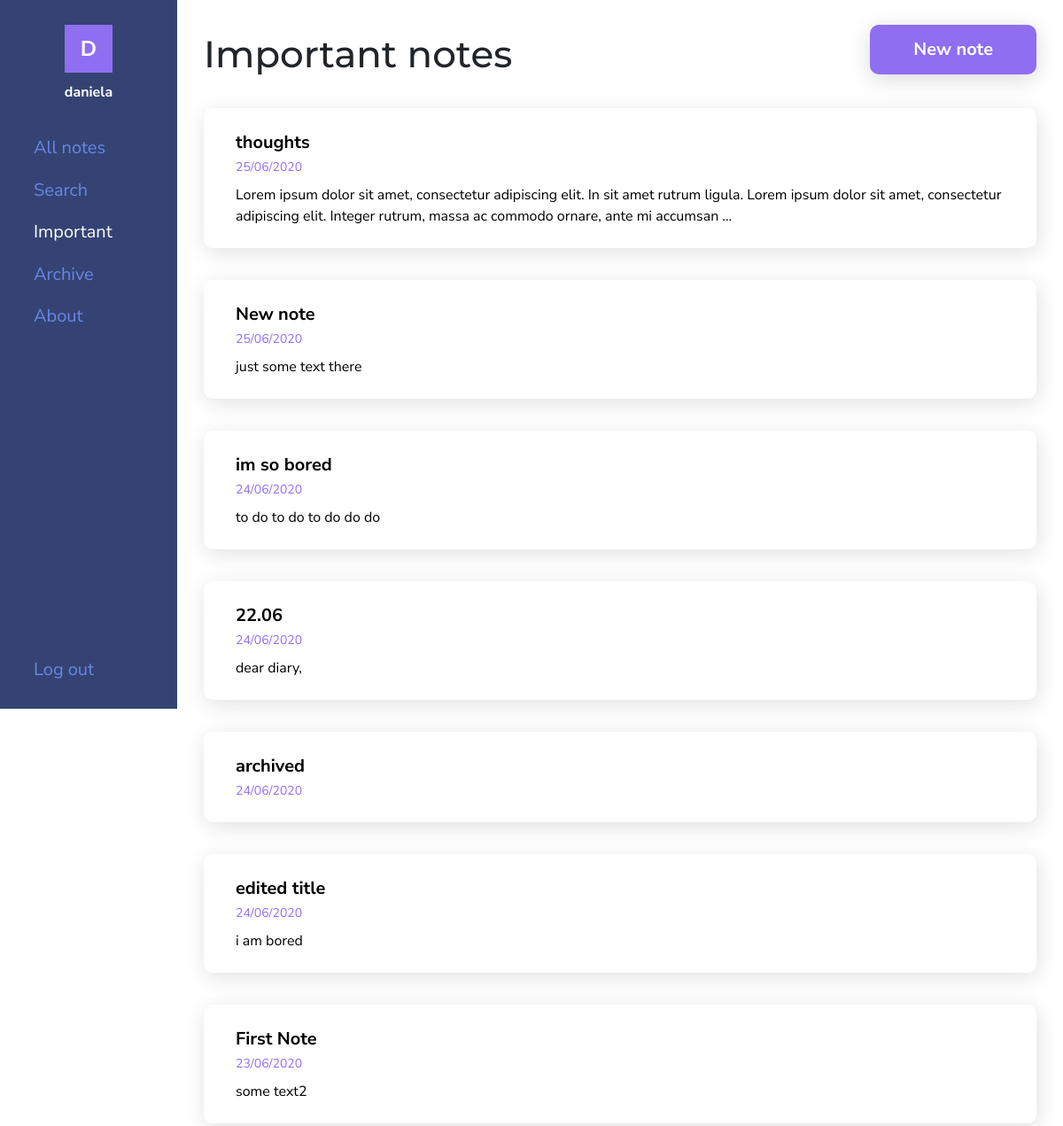
Page /important/ (signed in) on the earlier database version.
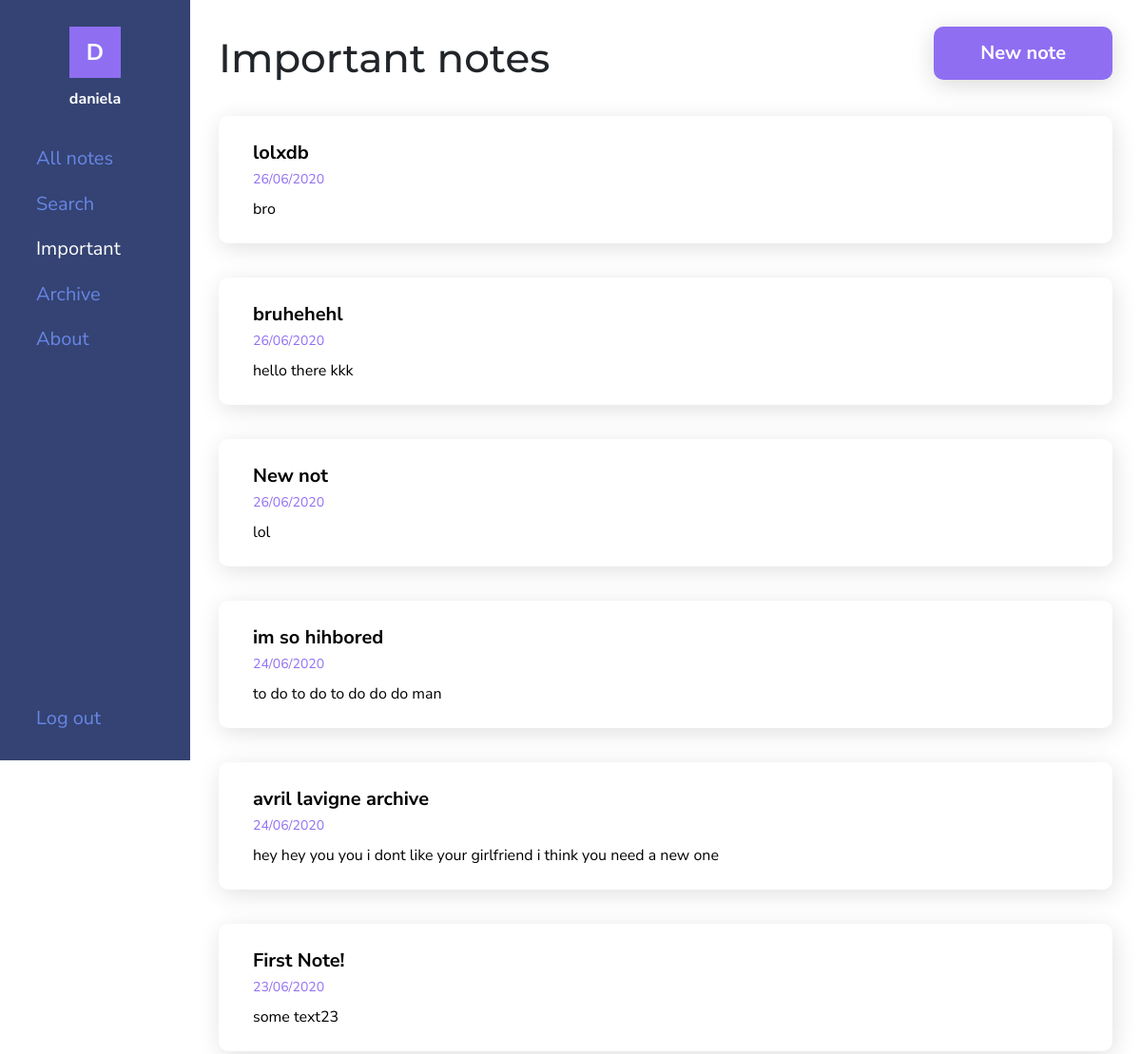
Same page on the later database version.
### notes/models.py (models this page shows, shortened)
class Note(models.Model):
    title = models.CharField(max_length=100, blank=True)
    text = HTMLField(blank=True)
    date = models.DateTimeField(auto_now_add=True)
    important = models.BooleanField(default=False)
    archive = models.BooleanField(default=False)
    user = models.ForeignKey(User, on_delete=models.CASCADE)

### notes/views.py (the view)
# urls.py: path('important/', views.important, name='important'),
def important(request):
    important = Note.objects.filter(user=request.user, important=True).order_by('-date')
    active = 'importantLink'
    return render(request, 'notes/important.html', {'important': important, 'active': active})

### notes/templates/notes/important.html (shortened to what this page needs)
{% load static %}
<!DOCTYPE html>
<html>
<head>
    <link rel="stylesheet" href="https://stackpath.bootstrapcdn.com/bootstrap/4.5.0/css/bootstrap.min.css">
    <link rel="stylesheet" type="text/css" href="{% static 'notes/style.css' %}">
    <link rel="stylesheet" type="text/css" href="{% static 'notes/notes.css' %}">
</head>
<body>
    <div class="container-fluid">
        <div class="row" id="mainRow">
            {% include "notes/navbar.html" %}
            <div class="col-sm-9 col-md-10 col-lg-10" id="content">
                <div class="container">
                    <div>
                        <h1>Important notes</h1>
                        <a href="{% url 'add' %}" class="btn medium-text">New note</a>
                    </div>
                    {% if important %}
                    <div id="notes">
                        <ul>
                            {% for note in important %}
                            <li class="note">
                                <a href="{% url 'note' note.id %}">
                                    <p class="medium-text"><b>{{ note.title }}</b></p>
                                    <br>
                                    <p class="date">{{ note.date|date:'d/m/Y' }}</p>
                                    {% if note.text %}<div class="note-text">{{ note.text|striptags|truncatechars:200 }}</div>{% endif %}
                                </a>
                            </li>
                            {% endfor %}
                        </ul>
                    </div>
                    {% else %}
                    <div id="noNotes">
                        <p class="text-center medium-text">You don't have any notes marked as important. <a href="{% url 'add' %}">Create a new note.</a></p>
                    </div>
                    {% endif %}
                </div>
            </div>
        </div>
    </div>
</body>
</html>

### notes/templates/notes/navbar.html (shortened to what this page needs)
<div class="col-sm-3 col-md-2 col-lg-2" id="menu">
    <nav>
        <div id="user">
            <div id="userPic">
                <p class="large-text">{{ user.username|make_list|first|title }}</p>
            </div>
            <p id="userInfo" title='{{ user.username }}'>{{ user.username }}</p>
        </div>
        <div id="links">
            <ul>
                <li>
                    <a href="{% url 'notes' %}" id="noteLink">
                        <span class="medium-text">All notes</span>
                    </a>
                </li>
                <li>
                    <a href="{% url 'search' %}" id="searchLink">
                        <span class="medium-text">Search</span>
                    </a>
                </li>
                <li>
                    <a href="{% url 'important' %}" id="importantLink">
                        <span class="medium-text">Important</span>
                    </a>
                </li>
                <li>
                    <a href="{% url 'showarchive' %}" id="archiveLink">
                        <span class="medium-text">Archive</span>
                    </a>
                </li>
                <li>
                    <a href="{% url 'about' %}" id="aboutLink">
                        <span class="medium-text">About</span>
                    </a>
                </li>
                <li>
                    <a href="#" id="logout">
                        <form action="{% url 'logoutuser' %}" method="POST">
                            <button type="submit" id="logout" title="Log out">
                                <span class="medium-text">Log out</span>
                            </button>
                        </form>
                    </a>
                </li>
            </ul>
        </div>
    </nav>
</div>

### notes/static/notes/style.css (style rules this page uses)
:root { --blue: #6886E5; --dark-blue: #344373; --purple: #8F6EF2; --peach: #FFE0AC; --light-pink: #FFACB7; }
body { font-family: 'Nunito Sans', sans-serif; }
h1, h2, h3 { font-family: 'Montserrat', sans-serif; }
h1 { font-size: 42px }
p { font-size: 16px; margin-bottom: 4px; }
.large-text { font-size: 24px; }
.medium-text { font-size: 20px; }
a { color: var(--dark-blue); font-weight: bold; transition: all 300ms ease-in-out; }
.btn { background-color: var(--purple); color: white; font-weight: bold; border-radius: 10px; box-shadow: 0px 5px 25px rgba(0, 0, 0, 0.15); transition: box-shadow 300ms ease-in-out; }

### notes/static/notes/notes.css (style rules this page uses)
#mainRow { height: 100vh }
#menu { background-color: var(--dark-blue); color: white; padding: 28px 24px; overflow-x: hidden; position: fixed; top: 0; height: 100vh; z-index: 10; height: 100vh; transition: all 500ms ease 0s; }
nav { transition: all 500ms ease 0s; }
#user { width: 100%; position: relative; }
#userPic { background-color: var(--purple); position: relative; cursor: default; display: block; margin: 0 auto; width: 54px; height: 54px; margin-bottom: 10px; }
#userPic p { text-align: center; margin-bottom: 0; font-weight: bold; position: absolute; transform: translateY(-50%); top: 50%; left: 0; right: 0; }
#userInfo { margin-bottom: 0; cursor: default; text-align: center; font-weight: bold; word-break: break-word; }
button#logout { color: var(--blue); padding: 0; border: none; background-color: transparent; outline: none; position: absolute; bottom: 28px; }
#links { margin-top: 36px; }
#links ul { list-style-type: none; padding-left: 0 }
#links ul li { margin-bottom: 16px; }
#links a { color: var(--blue); }
#links span.medium-text { vertical-align: top; font-weight: normal; }
h1 { margin-top: 36px; display: inline-block; }
#content { position: absolute; right: 0; }
#content a.btn { padding: 12px 48px; margin-top: 28px; float: right }
#notes, #noNotes { margin-top: 28px; }
#notes ul { list-style-type: none; padding-left: 0; }
.note { padding: 24px 36px; border-radius: 10px; box-shadow: 2px 5px 25px rgba(0, 0, 0, 0.12); margin-bottom: 36px; }
.note p { display: inline; white-space: nowrap; }
.note a { color: black; font-weight: normal; }
.note .medium-text { vertical-align: top; }
.note .date { color: var(--purple); font-size: 14px }
.note .note-text { margin-top: 8px }
@media (min-width: 1144px) { #menu { padding: 28px 28px !important; } }

Differences in the rows shown:
removed Note: title "thoughts", date "25/06/2020", text "Lorem ipsum dolor sit amet, consectetur adipiscing elit. In sit amet rutrum ligula. Lorem ipsum dolor sit amet, consectetur adipiscing elit. Integer rutrum, massa ac commodo ornare, ante mi accumsan …"
removed Note: title "New note", date "25/06/2020", text "just some text there"
removed Note: title "22.06", date "24/06/2020", text "dear diary,"
removed Note: title "archived", date "24/06/2020"
removed Note: title "edited title", date "24/06/2020", text "i am bored"
added Note: title "lolxdb", date "26/06/2020", text "bro"
added Note: title "bruhehehl", date "26/06/2020", text "hello there kkk"
added Note: title "New not", date "26/06/2020", text "lol"
changed Note: title "im so bored" → "im so hihbored"; text "to do to do to do do do" → "to do to do to do do do man"
now on this page (row edited): Note: title "avril lavigne archive", date "24/06/2020", text "hey hey you you i dont like your girlfriend i think you need a new one"
changed Note: title "First Note" → "First Note!"; text "some text2" → "some text23"
